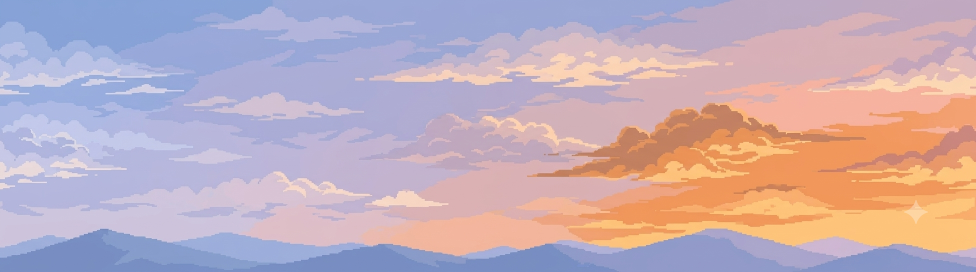
#> input picture tools/art/source/assets/background_sky.png, 1952 x 544 px, found by its file name (shown at 1/2 size)
$ python process_assets.py
#> lines starting #> are read from the running program, lines starting #| are printed output that depends on the picture; after the words box and inside, x2 and y2 are one past the last pixel; in counts of white or black regions, pixels touching at a corner belong together
#!/usr/bin/env python3
"""Turns the Gemini asset sheets in tools/art/source/assets/ into game files.

  background_sky.png        -> bg/stone_sky.png          (watermark patched)
  background_hills.png      -> bg/stone_hills.png        (checkerboard removed)
  background_near.png       -> bg/stone_near.png         (bush hedge + painted dirt lane)
  cave_base.png             -> bases/stone_base[_red].png
  rock_thrower_turret.png   -> bases/stone_turret[_fire][_red].png, fx/rock.png, icons/icon_turret.png
  meteor.png                -> fx/meteor.png, icons/icon_meteor.png
  unit_icons.png            -> icons/icon_<unit>.png

Run after slice_sheets.py (this overwrites its fallback unit icons).
Usage: python3 tools/art/process_assets.py <assets_dir> <project_root>
"""
import random
import sys
from pathlib import Path

import numpy as np
from PIL import Image, ImageDraw
from scipy import ndimage

SRC = Path(sys.argv[1]) if len(sys.argv) > 1 else Path("tools/art/source/assets")
ROOT = Path(sys.argv[2]) if len(sys.argv) > 2 else Path(".")
IMG = ROOT / "assets/images"
rng = random.Random(3)

GROUND_Y = 418   # world y where feet touch, must match Layout.groundY
HORIZON_Y = 335  # back edge of the plain, must match Layout.horizonY
WORLD_W, WORLD_H = 1920, 540


def load(name):
    return np.asarray(Image.open(SRC / name).convert("RGB")).astype(np.int16)


def out(arr, rel):
    p = IMG / rel
    p.parent.mkdir(parents=True, exist_ok=True)
    Image.fromarray(arr.astype(np.uint8), "RGBA" if arr.shape[-1] == 4 else "RGB").save(p)


def checker_bg(rgb, from_edges="tblr"):
    """Baked white/grey checkerboard reachable from the given edges."""
    r, g, b = rgb[..., 0], rgb[..., 1], rgb[..., 2]
    cand = (abs(r - g) < 8) & (abs(g - b) < 8) & (rgb.min(-1) > 175)
    lab, _ = ndimage.label(cand)
    seeds = []
    if "t" in from_edges: seeds.append(lab[0])
    if "b" in from_edges: seeds.append(lab[-1])
    if "l" in from_edges: seeds.append(lab[:, 0])
    if "r" in from_edges: seeds.append(lab[:, -1])
    ids = np.unique(np.concatenate(seeds))
    return np.isin(lab, ids[ids > 0])


# [8 lines left out: function solid_bg, not called in this run]


def enclosed_checker(rgb, min_area=40):
    """Checkerboard seen through holes (windows, gaps between fence posts):
    neutral light-grey/white patches not connected to the border."""
    r, g, b = rgb[..., 0], rgb[..., 1], rgb[..., 2]
    cand = (abs(r - g) < 5) & (abs(g - b) < 5) & (rgb.min(-1) > 185)
    lab, n = ndimage.label(cand)
    sizes = ndimage.sum(cand, lab, range(1, n + 1))
    big = np.isin(lab, np.nonzero(sizes >= min_area)[0] + 1)
    return big


def rgba(rgb, bg):
    """Opaque where not background; drops specks and soft halo pixels."""
    fg = ndimage.binary_opening(~bg, iterations=1)
    a = np.where(fg, 255, 0)
    return np.dstack([rgb, a]).astype(np.int16)


def clean_edges(arr, min_area=300, passes=3):
    """Removes checkerboard leftovers: isolated specks and the pale
    fringe along cut-out edges."""
    arr = arr.copy()
    a = arr[..., 3] > 0
    lab, n = ndimage.label(a)
    if n:
        sizes = ndimage.sum(a, lab, range(1, n + 1))
        a &= np.isin(lab, np.nonzero(sizes >= min_area)[0] + 1)
    rgb = arr[..., :3]
    pale = (rgb.min(-1) > 150) & (rgb.max(-1) - rgb.min(-1) < 34)
    for _ in range(passes):
        edge = a & ~ndimage.binary_erosion(a, iterations=1, border_value=1)
        a &= ~(edge & pale)
    arr[..., 3] = np.where(a, 255, 0)
    return arr


def crop_alpha(arr, pad=2):
    ys, xs = np.nonzero(arr[..., 3])
    return arr[max(0, ys.min() - pad):ys.max() + 1 + pad, max(0, xs.min() - pad):xs.max() + 1 + pad]


# [8 lines left out: function keep_component, not called in this run]


def patch(rgb, box, dx):
    """Clone-stamp `box` from the same rows `dx` px to the left (removes the
    corner sparkle without leaving a hole)."""
    x0, y0, x1, y1 = box
    x1, y1 = min(x1, rgb.shape[1]), min(y1, rgb.shape[0])
    rgb = rgb.copy()
    rgb[y0:y1, x0:x1] = rgb[y0:y1, x0 - dx:x1 - dx]
    return rgb


def sparkle_box(rgb, region):
    """Find the light, grey, star-shaped watermark inside region (x0,y0,x1,y1)."""
    x0, y0, x1, y1 = region
    sub = rgb[y0:y1, x0:x1]
    r, g, b = sub[..., 0], sub[..., 1], sub[..., 2]
    light = (sub.min(-1) > 150) & (sub.max(-1) - sub.min(-1) < 40)
    lab, n = ndimage.label(ndimage.binary_dilation(light, iterations=2))
    best = None
    for i, sl in enumerate(ndimage.find_objects(lab), 1):
        h, w = sl[0].stop - sl[0].start, sl[1].stop - sl[1].start
        if 14 <= h <= 90 and 14 <= w <= 90 and abs(h - w) < 18:
            area = (lab[sl] == i).sum()
            if best is None or area > best[0]:
                best = (area, sl)
    if best is None:
        return None
    sl = best[1]
    m = 6
    return (x0 + sl[1].start - m, y0 + sl[0].start - m, x0 + sl[1].stop + m, y0 + sl[0].stop + m)


# [10 lines left out: function red_variant, not called in this run]


def flipx(arr):
    return arr[:, ::-1]


# ---------------------------------------------------------------- layers
def sky():
    rgb = load("background_sky.png")
    box = sparkle_box(rgb, (1600, 300, rgb.shape[1], rgb.shape[0]))
#> in sparkle_box, `light = (sub.min(-1) > 150) & (sub.max(-1) - sub.min(-1) < 40)`: light: shape (244, 352) bool; 8.5% white; 6 white regions (4 under 20 px), largest, box (x1, y1, x2, y2) and area: (0, 174, 352, 234) 6975, (0, 216, 50, 236) 280
#> in sparkle_box, `lab, n = ndimage.label(ndimage.binary_dilation(light, iterations=2))`: lab: shape (244, 352) int32; values 0 (black) and 1 (white), 11.1% white; 1 white region, box (x1, y1, x2, y2) and area: (0, 172, 352, 238) 9514
#> in sparkle_box, `lab, n = ndimage.label(ndimage.binary_dilation(light, iterations=2))`: n = 1
#> the loop in sparkle_box, `for i, sl in enumerate(ndimage.find_objects(lab), 1):` made 1 pass
#> (i, h, w) on pass 1: (1, 66, 352)
    if box:
        rgb = patch(rgb, box, box[2] - box[0] + 12)
    out(np.dstack([rgb, np.full(rgb.shape[:2], 255)]), "bg/stone_sky.png")


def hills():
    rgb = load("background_hills.png")
#> call 2 of load, with name = 'background_hills.png'
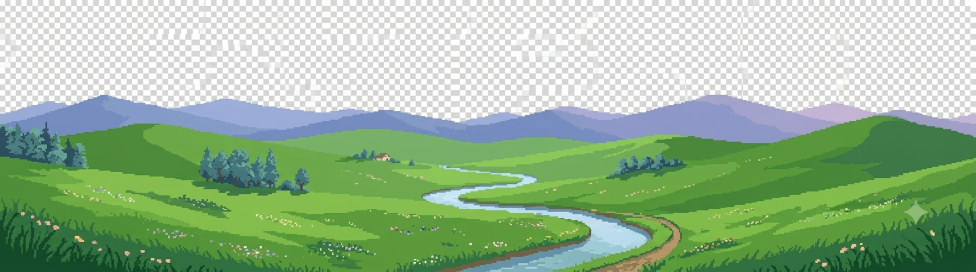
#> input picture tools/art/source/assets/background_hills.png, 1952 x 544 px, found by its file name (shown at 1/2 size)
    box = sparkle_box(rgb, (1600, 300, rgb.shape[1], rgb.shape[0]))
#> call 2 of sparkle_box, with region = (1600, 300, 1952, 544)
#> in sparkle_box (call 2), `light = (sub.min(-1) > 150) & (sub.max(-1) - sub.min(-1) < 40)`:
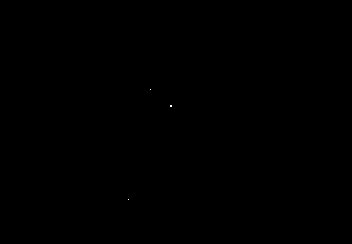
#> light: shape (244, 352) bool; 0.01% white in thin lines or dots, all inside (x1, y1, x2, y2) = (128, 89, 172, 200)
#> in sparkle_box (call 2), `lab, n = ndimage.label(ndimage.binary_dilation(light, iterations=2))`: lab: shape (244, 352) int32; 4 distinct labels, from 0 to 3
#> in sparkle_box (call 2), `lab, n = ndimage.label(ndimage.binary_dilation(light, iterations=2))`: n = 3
#> the loop in sparkle_box (call 2), `for i, sl in enumerate(ndimage.find_objects(lab), 1):` made 3 passes
#> (h, w) on passes 1 to 3: (5, 5), (6, 6), (5, 5)
    if box:
        rgb = patch(rgb, box, box[2] - box[0] + 12)
    arr = clean_edges(rgba(rgb, checker_bg(rgb, "t")))
#> in checker_bg, `cand = (abs(r - g) < 8) & (abs(g - b) < 8) & (rgb.min(-1) > 175)`: cand: shape (544, 1952) bool; 39.6% white; 15 white regions (14 under 20 px), largest, box (x1, y1, x2, y2) and area: (0, 0, 1952, 244) 420231
#> in checker_bg, `lab, _ = ndimage.label(cand)`: lab: shape (544, 1952) int32; 19 distinct labels, from 0 to 18
#> in checker_bg, `ids = np.unique(np.concatenate(seeds))`: ids = [1]
#> in checker_bg, `return np.isin(lab, ids[ids > 0])`: returned value: shape (544, 1952) bool; 39.6% white; 1 white region, box (x1, y1, x2, y2) and area: (0, 0, 1952, 244) 420231
#> in rgba, `fg = ndimage.binary_opening(~bg, iterations=1)`: fg: shape (544, 1952) bool; 60.4% white; 3 black regions (2 under 20 px), largest, box (x1, y1, x2, y2) and area: (0, 0, 1952, 244) 420374
#> in clean_edges, `lab, n = ndimage.label(a)`: lab: shape (544, 1952) int32; 14 distinct labels, from 0 to 13
#> in clean_edges, `lab, n = ndimage.label(a)`: n = 13
#> in clean_edges, `sizes = ndimage.sum(a, lab, range(1, n + 1))`: sizes = [8, 8, 5, 5, 24, 5, 38, 14, 5, 17, 20, 641338, 25]
#> in clean_edges, `a &= np.isin(lab, np.nonzero(sizes >= min_area)[0] + 1)`: a: shape (544, 1952) bool; 60.4% white; 3 black regions (2 under 20 px), largest, box (x1, y1, x2, y2) and area: (0, 0, 1952, 244) 420548
#> in clean_edges, `pale = (rgb.min(-1) > 150) & (rgb.max(-1) - rgb.min(-1) < 34)`: pale: shape (544, 1952) bool; 40.3% white; 119 white regions (111 under 20 px), largest, box (x1, y1, x2, y2) and area: (0, 0, 1952, 269) 427329, (1883, 252, 1913, 261) 58, (1171, 447, 1184, 471) 41
#> after the loop in clean_edges, `for _ in range(passes):`:
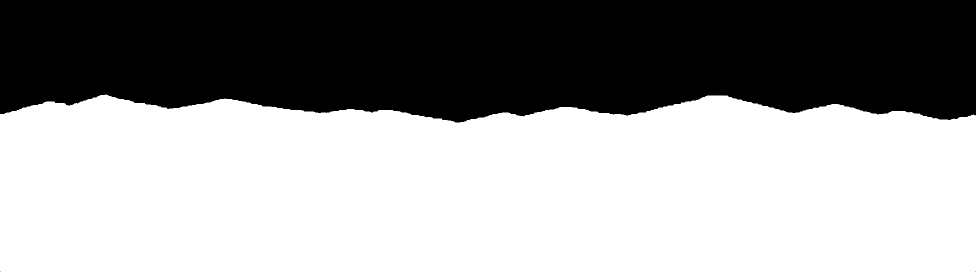
#> a: shape (544, 1952) bool (shown at 1/2 size); 60% white; 3 black regions (2 under 20 px), largest, box (x1, y1, x2, y2) and area: (0, 0, 1952, 245) 424313
#> in clean_edges, `arr[..., 3] = np.where(a, 255, 0)`: arr: shape (544, 1952, 4) int16; mean R, G, B, A 153.5, 183.6, 149.9, 153.1
    out(arr, "bg/stone_hills.png")
    return rgb


def near(hills_rgb):
    """Bush hedge (from background_near) behind a painted dirt lane."""
    src = load("background_near.png")
#> call 3 of load, with name = 'background_near.png'
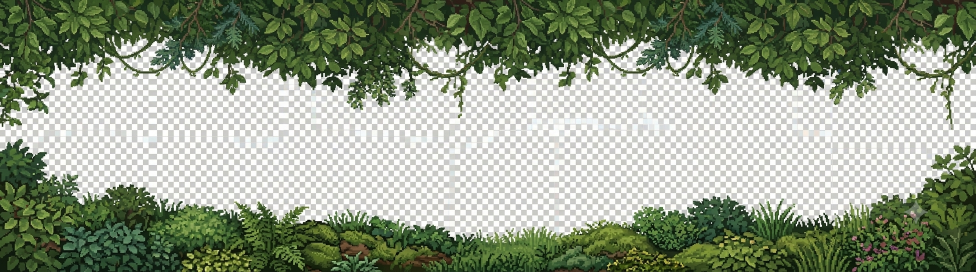
#> input picture tools/art/source/assets/background_near.png, 1952 x 544 px, found by its file name (shown at 1/2 size)
    h, w = src.shape[:2]
#> h = 544; w = 1952
    bg = checker_bg(src, "lr") | enclosed_checker(src, min_area=6)
#> call 2 of checker_bg, with from_edges = 'lr'
#> in checker_bg (call 2), `cand = (abs(r - g) < 8) & (abs(g - b) < 8) & (rgb.min(-1) > 175)`: cand: shape (544, 1952) bool; 46.9% white; 132 white regions (86 under 20 px), largest, box (x1, y1, x2, y2) and area: (0, 92, 1952, 475) 482116, (1803, 93, 1901, 146) 2802, (827, 93, 927, 147) 2764
#> in checker_bg (call 2), `lab, _ = ndimage.label(cand)`:
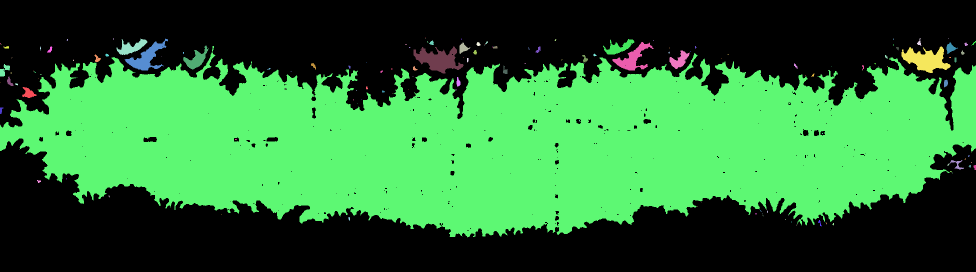
#> lab: shape (544, 1952) int32 (shown at 1/2 size); 161 distinct labels, from 0 to 160; one colour per label, 0 black
#> in checker_bg (call 2), `ids = np.unique(np.concatenate(seeds))`: ids = [0, 17, 24, 34, 76, 105, 120, 133]
#> in checker_bg (call 2), `return np.isin(lab, ids[ids > 0])`: returned value: shape (544, 1952) bool; 45.4% white; 7 white regions (2 under 20 px), largest, box (x1, y1, x2, y2) and area: (0, 92, 1952, 475) 482092, (0, 128, 20, 153) 251, (0, 215, 7, 228) 56, (1947, 330, 1952, 340) 39, (1944, 82, 1952, 90) 22
#> in enclosed_checker, `cand = (abs(r - g) < 5) & (abs(g - b) < 5) & (rgb.min(-1) > 185)`: cand: shape (544, 1952) bool; 33.4% white; 556 white regions (495 under 20 px), largest, box (x1, y1, x2, y2) and area: (0, 115, 1952, 473) 340461, (1803, 95, 1900, 145) 1949, (827, 95, 913, 145) 1497
#> in enclosed_checker, `lab, n = ndimage.label(cand)`:
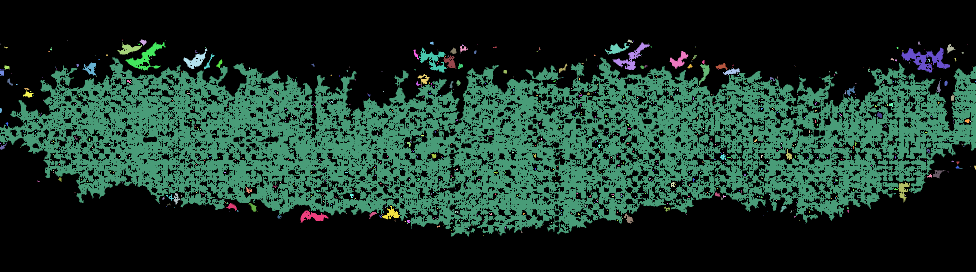
#> lab: shape (544, 1952) int32 (shown at 1/2 size); 1165 distinct labels, from 0 to 1164; one colour per label, 0 black
#> in enclosed_checker, `lab, n = ndimage.label(cand)`: n = 1164
#> in enclosed_checker, `sizes = ndimage.sum(cand, lab, range(1, n + 1))`: sizes = 1164 values, max 336002 at index 63, min 1 at index 3, mean 305.1
#> in enclosed_checker, `big = np.isin(lab, np.nonzero(sizes >= min_area)[0] + 1)`: big: shape (544, 1952) bool; 33.3% white; 149 white regions (86 under 20 px), largest, box (x1, y1, x2, y2) and area: (0, 115, 1952, 473) 339293, (1803, 95, 1900, 145) 1943, (827, 95, 913, 145) 1483
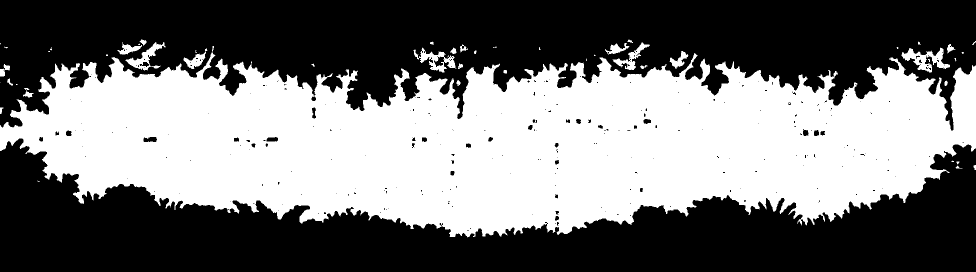
#> bg: shape (544, 1952) bool (shown at 1/2 size); 46.3% white; 50 white regions (19 under 20 px), largest, box (x1, y1, x2, y2) and area: (0, 92, 1952, 475) 482092, (1803, 95, 1900, 145) 1943, (827, 95, 913, 145) 1483
    masked = np.where(bg[..., None], 0, src)  # don't mistake checker squares for the sparkle
    box = sparkle_box(masked, (1600, 300, w, h))
#> box = (1928, 310, 1958, 349)
    if box:
        src = patch(src, box, box[2] - box[0] + 12)
#> in patch, `x0, y0, x1, y1 = box`: x0 = 1928; y0 = 310; x1 = 1958; y1 = 349
#> in patch, `x1, y1 = min(x1, rgb.shape[1]), min(y1, rgb.shape[0])`: x1 = 1952
    # Leaves blended into the white checker leave pale, washed-out pixels;
    # real foliage here is never that light, so treat them as background.
    pale = (src.min(-1) > 140) & (src.max(-1) - src.min(-1) < 80)
    full = clean_edges(rgba(src, bg | pale), min_area=60)
    # Bottom bushes only (the hanging canopy at the top is dropped).
    mid = h // 2
#> mid = 272
    bushes = full[mid:].copy()
    # Remove anything still connected to the canopy above.
    bushes = crop_alpha(bushes, 0)

    canvas = np.zeros((WORLD_H, w, 4), np.int16)
    # Hedge: its foot sits just below the horizon line.
    bh = min(bushes.shape[0], HORIZON_Y + 30)
#> bh = 266
    bsrc = bushes[-bh:, :w]
    top = HORIZON_Y + 24 - bh
#> top = 93
    region = canvas[top:top + bh, :bsrc.shape[1]]
    canvas[top:top + bh, :bsrc.shape[1]] = np.where(bsrc[..., 3:4] > 0, bsrc, region)

    # The plain: calm light sand from the horizon to the bottom edge, so
    # units read clearly (placeholder until the ground layer art arrives).
    plain = Image.new("RGBA", (w, WORLD_H - HORIZON_Y), (0, 0, 0, 0))
    d = ImageDraw.Draw(plain)
    ph = plain.height
#> ph = 205
    for y in range(ph):
        t = y / ph
        c = (int(222 - 22 * t), int(198 - 26 * t), int(140 - 26 * t), 255)
        d.line([(0, y), (w, y)], fill=c)
    patches = Image.new("RGBA", plain.size, (0, 0, 0, 0))  # soft darker sand
    pd = ImageDraw.Draw(patches)
    for _ in range(26):
        cx, cy = rng.randrange(w), rng.randrange(10, ph)
        rx, ry = rng.randint(60, 180), rng.randint(6, 16)
        pd.ellipse([cx - rx, cy - ry, cx + rx, cy + ry], fill=(186, 158, 100, 70))
    plain.alpha_composite(patches)
    d = ImageDraw.Draw(plain)
    for _ in range(140):  # pebbles with an outline, cartoon style
        cx, cy = rng.randrange(w), rng.randrange(6, ph)
        r = rng.choice([2, 2, 3, 3, 4, 5])
        d.ellipse([cx - r, cy - r * 0.7, cx + r, cy + r * 0.7], fill=(150, 140, 128, 255), outline=(92, 78, 62, 255))
#> this loop made 140 passes
#> (cx, cy) on passes 1 to 12: (987, 169), (181, 94), (840, 44), (601, 115), (1787, 36), (1239, 163), (773, 189), (677, 147), (1035, 66), (634, 7), (221, 159), (64, 56)
    # Back edge: a strip of grass tufts where the plain meets the hedge.
    d.rectangle([0, 0, w, 3], fill=(116, 150, 70, 255))
    for x in range(0, w, 5):
        h = rng.randint(3, 9)
        d.line([(x, 3), (x + rng.randint(-2, 2), 3 + h)], fill=(104, 140, 62, 255), width=2)
    arr = np.asarray(plain).astype(np.int16)
    region = canvas[HORIZON_Y:]
    canvas[HORIZON_Y:] = np.where(arr[..., 3:4] > 0, arr, region)
    out(canvas, "bg/stone_near.png")


# ------------------------------------------------------------ cave/turret
def cave():
    rgb = load("cave_base.png")
    arr = rgba(rgb, checker_bg(rgb) | enclosed_checker(rgb))
    arr = keep_component(arr, 400, 600, grow=4)  # drops the corner sparkle
    arr = crop_alpha(arr)
    out(arr, "bases/stone_base.png")
    out(red_variant(arr), "bases/stone_base_red.png")


# [79 lines left out: functions sheet_cell, turret, ring_icon, meteor, unit_icons, not called in this run]


if __name__ == "__main__":
    sky()
    near(hills())
#> (the run stopped early here; a loop or call above may not have finished)
